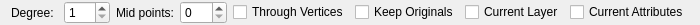
<?xml version="1.0" encoding="UTF-8"?>
<ui version="4.0">
 <class>LC_SplineFromPolylineOptions</class>
 <widget class="QWidget" name="LC_SplineFromPolylineOptions">
  <property name="geometry">
   <rect>
    <x>0</x>
    <y>0</y>
    <width>700</width>
    <height>24</height>
   </rect>
  </property>
  <property name="windowTitle">
   <string>Form</string>
  </property>
  <layout class="QHBoxLayout" name="horizontalLayout">
   <property name="topMargin">
    <number>1</number>
   </property>
   <property name="bottomMargin">
    <number>1</number>
   </property>
   <item>
    <widget class="QLabel" name="lDegree">
     <property name="text">
      <string>Degree:</string>
     </property>
    </widget>
   </item>
   <item>
    <widget class="QSpinBox" name="sbDegree">
     <property name="toolTip">
      <string>Degree of the spline.</string>
     </property>
     <property name="minimum">
      <number>1</number>
     </property>
     <property name="maximum">
      <number>3</number>
     </property>
    </widget>
   </item>
   <item>
    <widget class="QLabel" name="lMidPoints">
     <property name="text">
      <string>Mid points:</string>
     </property>
    </widget>
   </item>
   <item>
    <widget class="QSpinBox" name="sbMidPoints">
     <property name="toolTip">
      <string>Points added inside each polyline segment.</string>
     </property>
     <property name="minimum">
      <number>0</number>
     </property>
     <property name="maximum">
      <number>50</number>
     </property>
    </widget>
   </item>
   <item>
    <widget class="QCheckBox" name="cbFitPoints">
     <property name="toolTip">
      <string>With degree 2: the spline passes through the points (spline through points). Otherwise the points are control points.</string>
     </property>
     <property name="text">
      <string>Through Vertices</string>
     </property>
    </widget>
   </item>
   <item>
    <widget class="QCheckBox" name="cbKeepOriginals">
     <property name="toolTip">
      <string>If checked, the original entity stays; otherwise it is removed.</string>
     </property>
     <property name="text">
      <string>Keep Originals</string>
     </property>
    </widget>
   </item>
   <item>
    <widget class="QCheckBox" name="cbCurrentLayer">
     <property name="toolTip">
      <string>If checked, the new entities go to the current layer; otherwise to the layer of the original.</string>
     </property>
     <property name="text">
      <string>Current Layer</string>
     </property>
    </widget>
   </item>
   <item>
    <widget class="QCheckBox" name="cbCurrentAttr">
     <property name="toolTip">
      <string>If checked, the new entities get the current pen (colour, line type, width); otherwise the pen of the original.</string>
     </property>
     <property name="text">
      <string>Current Attributes</string>
     </property>
    </widget>
   </item>
  </layout>
 </widget>
 <resources/>
 <connections/>
</ui>
